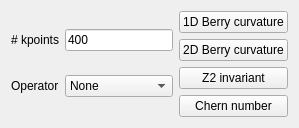
      <widget class="QWidget" name="tab_10">
       <attribute name="title">
        <string>Topology 2D</string>
       </attribute>
       <layout class="QGridLayout" name="gridLayout_21">
        <item row="0" column="0">
         <layout class="QGridLayout" name="gridLayout_8">
          <item row="0" column="1">
           <widget class="QLineEdit" name="topology_nk">
            <property name="text">
             <string>400</string>
            </property>
           </widget>
          </item>
          <item row="0" column="0">
           <widget class="QLabel" name="label_19">
            <property name="text">
             <string># kpoints</string>
            </property>
           </widget>
          </item>
          <item row="1" column="0">
           <widget class="QLabel" name="label_35">
            <property name="text">
             <string>Operator</string>
            </property>
           </widget>
          </item>
          <item row="1" column="1">
           <widget class="QComboBox" name="topology_operator">
            <item>
             <property name="text">
              <string>None</string>
             </property>
            </item>
            <item>
             <property name="text">
              <string>Sz</string>
             </property>
            </item>
            <item>
             <property name="text">
              <string>Valley</string>
             </property>
            </item>
           </widget>
          </item>
         </layout>
        </item>
        <item row="0" column="1">
         <layout class="QGridLayout" name="gridLayout_7">
          <item row="3" column="0">
           <widget class="QPushButton" name="show_chern">
            <property name="enabled">
             <bool>true</bool>
            </property>
            <property name="text">
             <string>Chern number</string>
            </property>
           </widget>
          </item>
          <item row="2" column="0">
           <widget class="QPushButton" name="show_z2">
            <property name="text">
             <string>Z2 invariant</string>
            </property>
           </widget>
          </item>
          <item row="1" column="0">
           <widget class="QPushButton" name="show_berry2d">
            <property name="text">
             <string>2D Berry curvature</string>
            </property>
           </widget>
          </item>
          <item row="0" column="0">
           <widget class="QPushButton" name="show_berry1d">
            <property name="text">
             <string>1D Berry curvature</string>
            </property>
           </widget>
          </item>
         </layout>
        </item>
       </layout>
      </widget>
